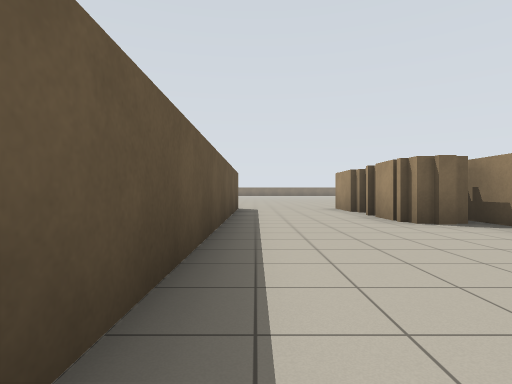
View 1 (above)

20 first-person views from a walk through a robot-simulator world made for Stage. The camera is 0.94 m above the floor, looks level and sees 80° across. Floor lines are 1 m apart. The floor is counted in squares, 2 m on a side. Each view is taken from the middle of a square. On the plan, view 1 faces up. The plan holds only what a view shows up to about 9 squares ahead; the rest is blank. The place goes on beyond the plan. Robots are left out.

View 2
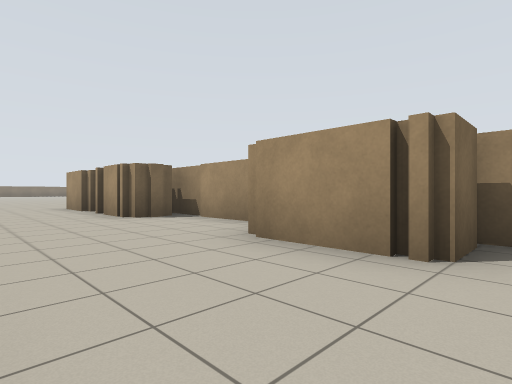

View 3
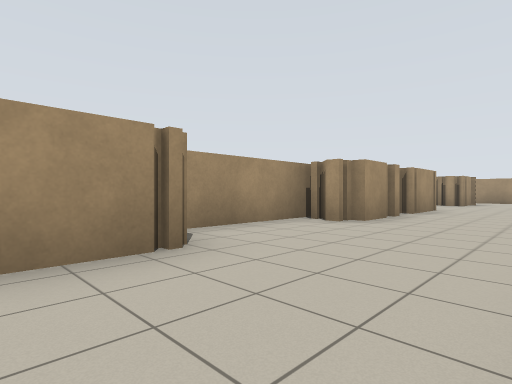

View 4
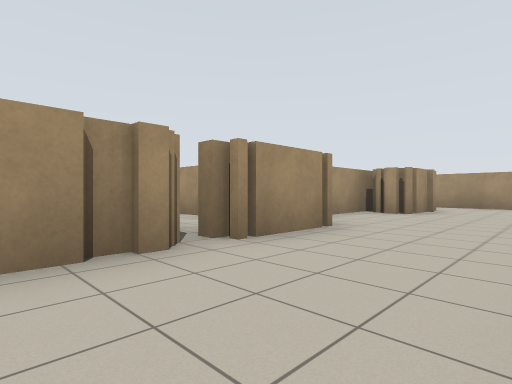

View 5
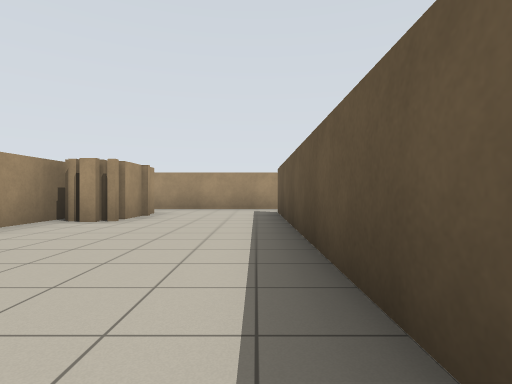

View 6
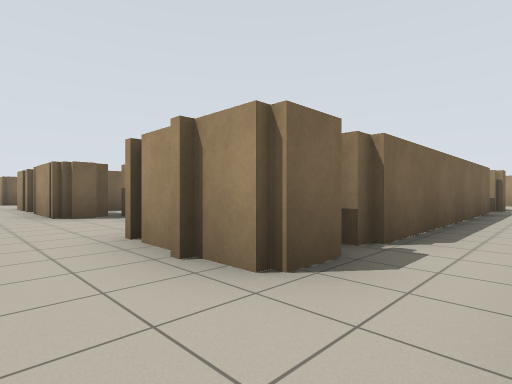

View 7
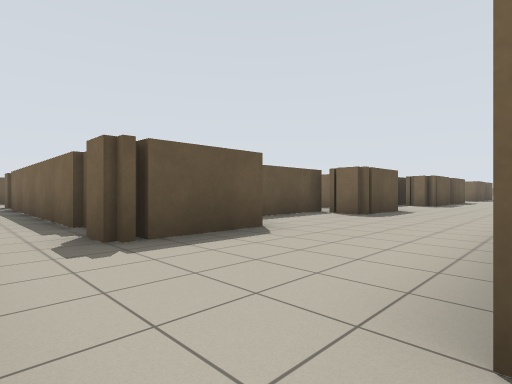

View 8
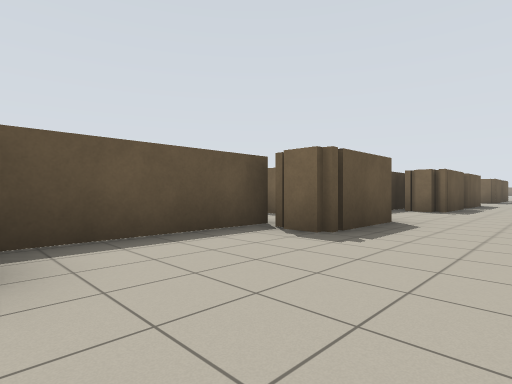

View 9
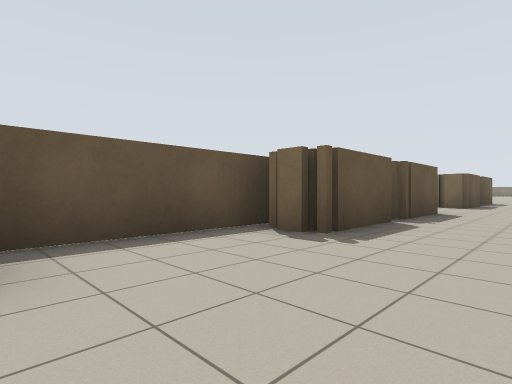

View 10
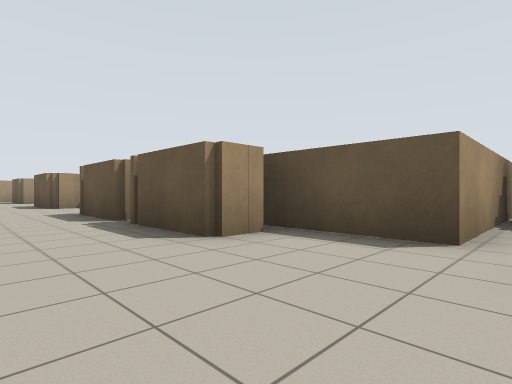

View 11
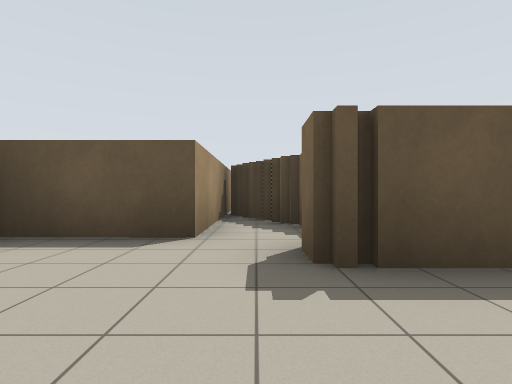

View 12
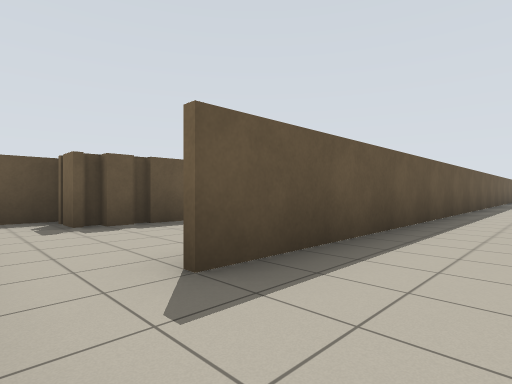

View 13
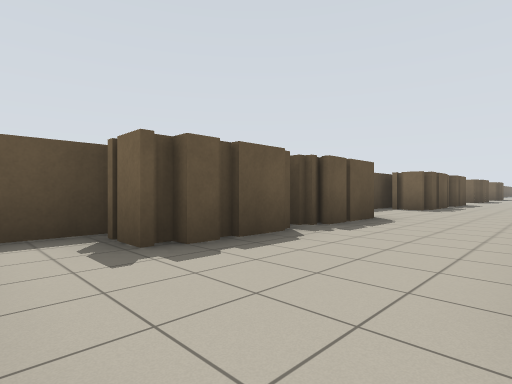

View 14
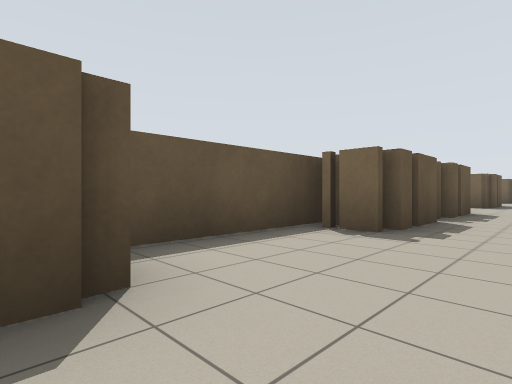

View 15
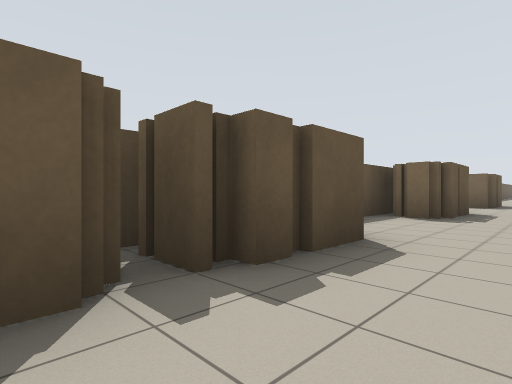

View 16
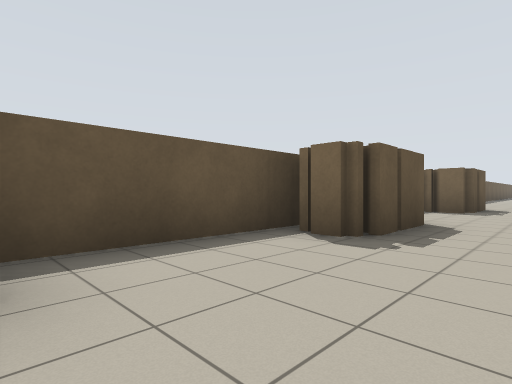

View 17
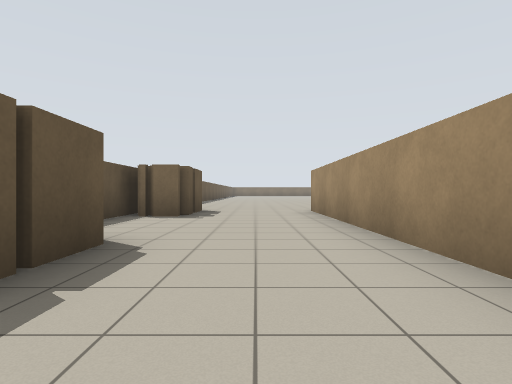

View 18
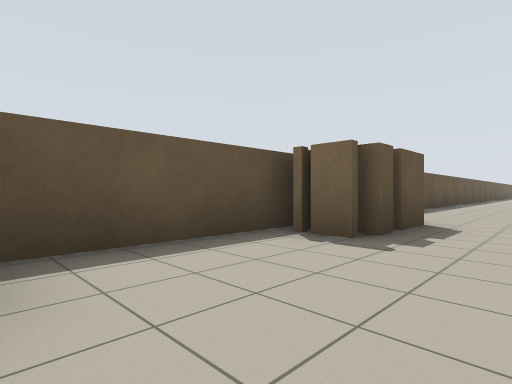

View 19
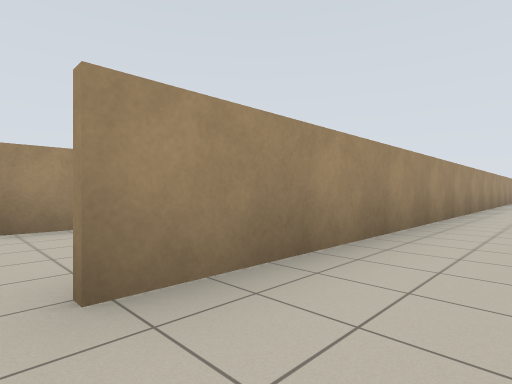

View 20
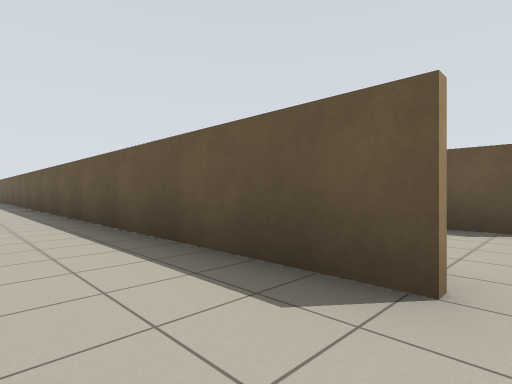

### Floor plan
Points are (right, up) in squares from view 1. A wall is a line through its corners. A room is listed if a view was taken in it or the views show most of it. See-through windows are left out.
Room 1 (views 1, 2, 3, 4, 5, 6, 7, 8, 9, 10, 11, 12, 20)
walls: (2.4, -3.4) (3.1, -3.4); (3.4, -3.9) (3.4, -0.5) (2.2, -0.5) (2.2, 1.5); (2.2, -5.4) (2.2, -3.8); (3.1, -8) (2.2, -8) (2.2, -5.9) (2.8, -5.9); (3.4, 2.5) (3.4, 5.2); (9.9, -1.9) (9.9, -5.8); (3.1, 4.5) (2.2, 4.5) (2.2, 5.8); (10.2, -5.9) (11.1, -5.9) (11.1, -8) (10.2, -8); (2.1, -10.8) (3, -10.8); (9.9, -7.6) (9.9, -10.8); (11.1, -0.9) (11.1, -3) (10.2, -3); (3.4, -11.6) (3.4, -9.6); (10.4, 1.5) (11.1, 1.5) (11.1, -0.6); (9.9, 3.4) (9.9, 1); (3, -12.9) (2.2, -12.9) (2.2, -11.2); (2.2, 7) (2.2, 8.6); (11.1, -11) (11.1, -12.9) (10.2, -12.9); (11.1, 5.6) (11.1, 4.5) (10.5, 4.5); (9.6, -12.9) (3.5, -12.9); (-0.6, -14.4) (2.9, -14.4); (-0.5, 8.6) (-0.5, -13)
ways out: opening at (-1, -13.5) to room 2; opening at (-1, 9) to room 2; opening at (11, 4); opening at (14, -13.5)
Room 2 (views 13, 14, 15, 16, 17, 18, 19)
walls: (-3.4, -3.5) (-3.4, -5.5) (-4.2, -5.5); (-3.4, -1.1) (-3.4, -3) (-4.2, -3); (-4.6, -4.9) (-4.6, -8); (-0.6, -2.2) (-0.6, 8.6); (-3.4, -8.2) (-3.4, -10.4); (-3.4, 3.8) (-3.4, 1.9) (-4, 1.9); (-3.4, -10.9) (-3.4, -12.5); (-4.6, -12.6) (-4.6, -13.8); (-3.5, -12.9) (-4.2, -12.9); (-3.5, 6.9) (-4.2, 6.9); (-4.6, 7.8) (-4.6, -0.9); (-3.4, 8.8) (-3.4, 7.2)
ways out: opening at (-1, -13.5) to room 1; opening at (-1, 9) to room 1

Positions as (right, up) in squares from view 1, and headings:
1: (0, 0), facing up
2: (0, -1), facing up-right
3: (0, 1), facing down-right
4: (0, -4), facing down-right
5: (0, -6), facing down
6: (1, -14), facing up-right
7: (14, -14), facing up-left
8: (13, -11), facing up-left
9: (13, -6), facing up-left
10: (13, 4), facing down-left
11: (13, 4), facing left
12: (1, -14), facing up-left
13: (-1, -14), facing up-left
14: (-2, -9), facing up-left
15: (-2, -4), facing up-left
16: (-2, -1), facing up-left
17: (-2, 1), facing up
18: (-2, 4), facing up-left
19: (-2, 9), facing down-right
20: (1, 9), facing down-left
